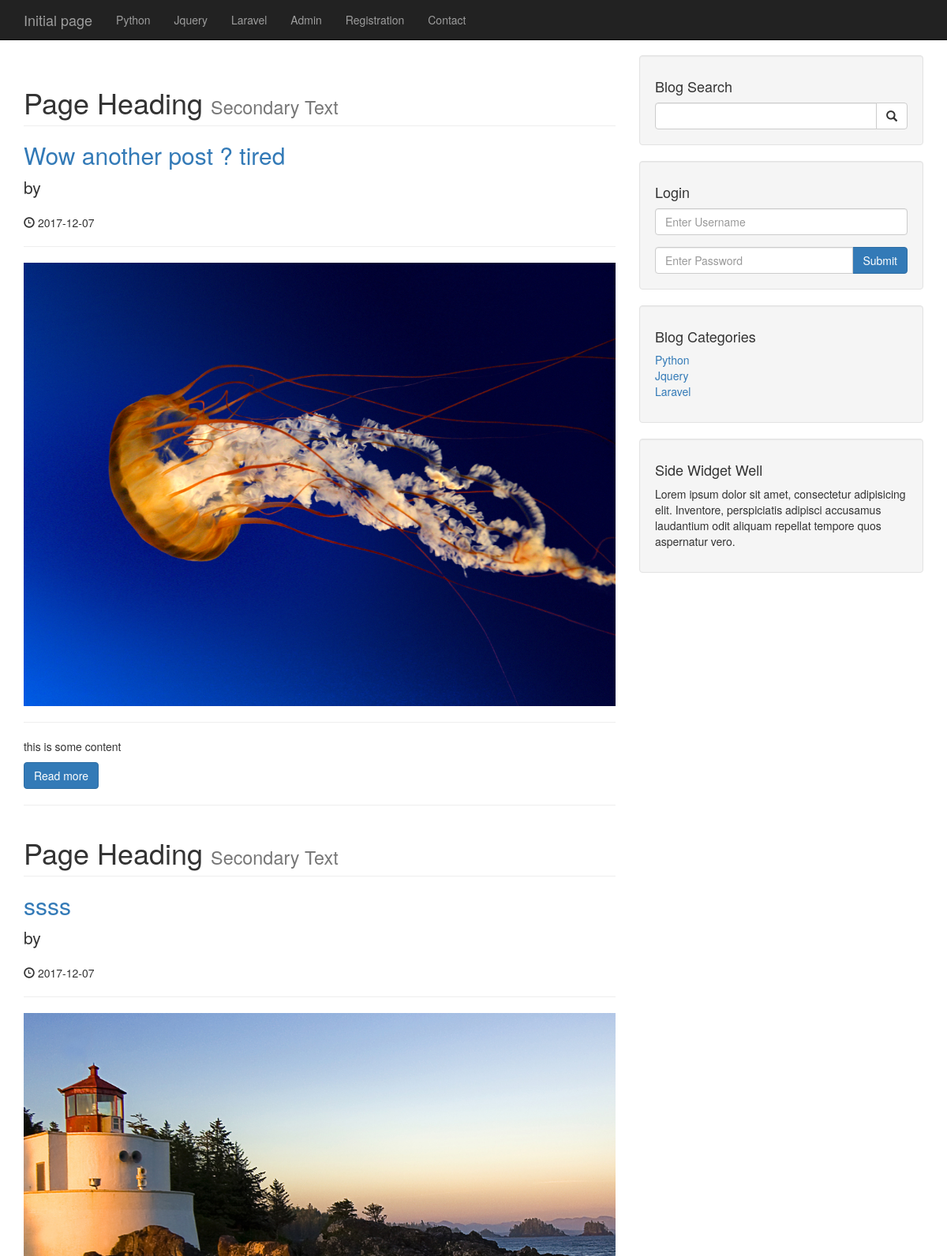
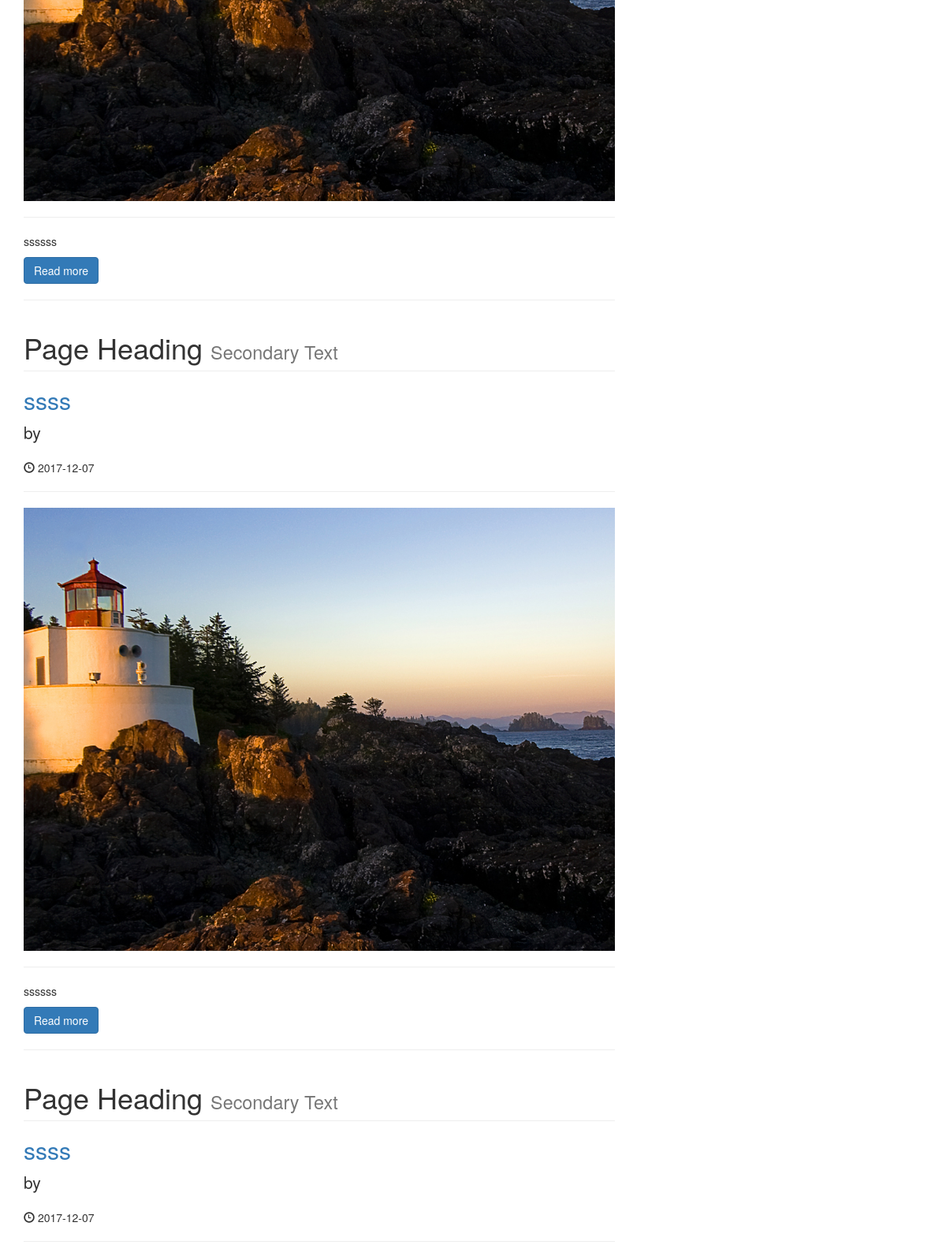
/index_old.php (upper part), run on the app's committed database (2 pictures, top to bottom).
### tables this page shows
CREATE TABLE `category` (
  `cat_id` int(3) NOT NULL,
  `cat_title` varchar(255) NOT NULL
);

CREATE TABLE `posts` (
  `post_id` int(3) NOT NULL,
  `post_category_id` int(3) NOT NULL,
  `post_title` varchar(255) NOT NULL,
  `post_author` varchar(255) NOT NULL,
  `post_user` varchar(255) NOT NULL,
  `post_date` date NOT NULL,
  `post_image` text NOT NULL,
  `post_content` text NOT NULL,
  `post_tags` varchar(255) NOT NULL,
  `post_comment_count` varchar(255) NOT NULL,
  `post_status` varchar(255) NOT NULL DEFAULT 'draft',
  `post_views_count` int(11) NOT NULL
);

### index_old.php (the view, shortened to what this page needs)
<?php include "includes/db.php"; ?>
<?php include "includes/header.php"; ?>
<?php include "includes/navigation.php"; ?>
    <div class="container">
        <div class="row">
            <div class="col-md-8">
                <?php
                $query = "SELECT * from posts";
                 $select_all_posts_query = mysqli_query($connection, $query);
                while ($row = mysqli_fetch_assoc( $select_all_posts_query )) {
                    $post_title = $row['post_title'];
                    $post_id = $row['post_id'];
                    $post_author = $row['post_author'];
                    $post_date = $row['post_date'];
                    $post_image = $row['post_image'];
                    $post_content = substr($row['post_content'], 0,100);
                    $post_status = $row['post_status'];
                    if($post_status == 'published'){
                   ?>
                <h1 class="page-header">
                    Page Heading
                    <small>Secondary Text</small>
                </h1>
                <h2>
                    <a href="post.php?p_id=<?php echo $post_id?>"><?php echo $post_title ?></a>
                </h2>
                <p class="lead">
                    by <a href="author_posts.php?author=<?php echo $post_author; ?>&p_id=<?php echo $post_id; ?>"><?php echo $post_author; ?></a>
                </p>
                <p><span class="glyphicon glyphicon-time"></span> <?php echo $post_date ?></p>
                <hr>
                <a href="post.php?p_id=<?php echo $post_id?>">
                    <img class="img-responsive" src="images/<?php echo $post_image; ?>" alt="a">
                </a>
                <hr>
                <p><?php echo $post_content ?></p>
                <a href="post.php?p_id=<?php echo $post_id?>" class="btn btn-primary">Read more</a>
                <hr>
            <?php }} ?>  <?php ?>
            </div>
            <?php include "includes/sidebar.php"; ?>
        </div>
<?php include "includes/footer.php"; ?>

### includes/navigation.php (shortened to what this page needs)
<nav class="navbar navbar-inverse navbar-fixed-top" role="navigation">
        <div class="container">
            <div class="navbar-header">
                <a class="navbar-brand" href="/cms">Initial page</a>
            </div>
            <div class="collapse navbar-collapse" id="bs-example-navbar-collapse-1">
                <ul class="nav navbar-nav">
                <?php
        $query = "SELECT * from category";
        $select_all_categories_query = mysqli_query($connection, $query);
        while ($row = mysqli_fetch_assoc( $select_all_categories_query )) {
            $cat_title = $row['cat_title'];
            $cat_id = $row['cat_id'];
            $category_class = '';
            $registration_class = '';
            $contact_class = '';
            echo "<li class='$category_class'><a href='/cms/category/{$cat_id}'>{$cat_title}</a></li>";
        }
                ?>
                    <li>
                        <a href="/cms/admin">Admin</a>
                    </li>
                    <li class="<?php echo $registration_class; ?>">
                        <a href="/cms/registration">Registration</a>
                    </li>
                    <li class="<?php echo $contact_class; ?>">
                        <a href="/cms/contact">Contact</a>
                    </li>
                </ul>
            </div>
        </div>
    </nav>

### includes/sidebar.php
<div class="col-md-4">
                <div class="well">
                    <h4>Blog Search</h4>
                    <form action="search.php" method="post">
                    <div class="input-group">
                        <input name="search" autocomplete="off" type="text" class="form-control">
                        <span class="input-group-btn">
                            <button class="btn btn-default" name="submit" type="submit">
                                <span class="glyphicon glyphicon-search"></span>
                        </button>
                        </span>
                    </div>
                    </form>
                </div>
                <div class="well">
                  <?php if(isset($_SESSION['user_role'])): ?>
                    <h4>Logged in as <?php echo $_SESSION['username'];?></h4>
                    <a href="includes/logout.php" class="btn btn-primary">Log out</a>
                  <?php else: ?>
                      <h4>Login</h4>
                    <form action="includes/login.php" method="post">
                    <div class="form-group">
                        <input  name="username" autocomplete="off" type="text" class="form-control" placeholder="Enter Username">
                    </div>
                    <div class="input-group">
                        <input  name="password" autocomplete="off" type="password" class="form-control" placeholder="Enter Password">
                        <span class="input-group-btn">
                            <button class="btn btn-primary" name="login" type="submit">
                                Submit
                            </button>
                        </span>
                    </div>
                    </form>
                  <?php endif; ?>
                   </div>
                <div class="well">
                    <?php
                     $query = "SELECT * from category";
        $select_categories_sidebar = mysqli_query($connection, $query);
                    ?>
                    <h4>Blog Categories</h4>
                    <div class="row">
                        <div class="col-lg-12">
                            <ul class="list-unstyled">
                                <?php
         while ($row = mysqli_fetch_assoc( $select_categories_sidebar )) {
                    $cat_title = $row['cat_title'];
                    $cat_id = $row['cat_id'];
                    echo "<li><a href='category.php?category=$cat_id'>{$cat_title}</a></li>";
              } ?>
                            </ul>
                        </div>
                    </div>
                </div>
                <?php  include "widget.php"; ?>
            </div>

### css/blog-home.css (style rules this page uses)
body { padding-top: 70px; }

### data on the page
category: cat_title "Python"
category: cat_title "Jquery"
category: cat_title "Laravel"
posts: post_title "Wow another post ? tired", post_date "2017-12-07", post_image (picture), post_content "this is some content"
posts: post_title "ssss", post_date "2017-12-07", post_image (picture), post_content "ssssss"
posts: post_title "ssss", post_date "2017-12-07", post_image (picture), post_content "ssssss"
posts: post_title "ssss", post_date "2017-12-07"
